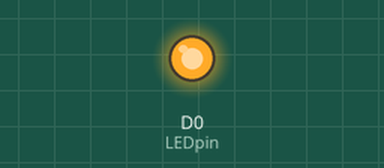
Simulated run of this sketch. Board: ESP8266 (NodeMCU). Parts: output pins drawn as LEDs (lit = HIGH). WiFi joins after 1.5 s; servers stay silent unless stated; what the sketch prints to the serial monitor is not drawn.

Above: at 0.1 s.
At 1.5 s:
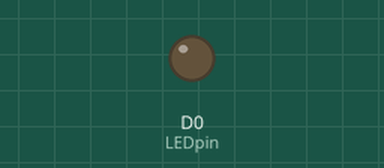
Timing chart, 0 to 3.0 s (numbered marks = the images above):
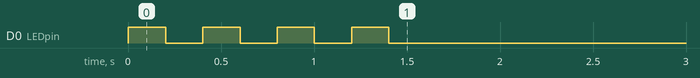

The sketch:

wifi-v01.ino
```cpp
#include <ESP8266WiFi.h>                  // Include ESP8266 library
const char* ssid = "east-side";           // SSID is set
const char* password = "lukas900";   // Password is set
#define LEDpin D0
void setup()
{
  Serial.begin(115200);                   // Enable UART
  Serial.println();
  Serial.print("Connecting to ");         // Print title message to the serial monitor
  Serial.println(ssid);                   // Print SSID name
  pinMode(LEDpin, OUTPUT);
  digitalWrite(LEDpin,HIGH);              // WiFi detected indicator - active low
  WiFi.mode(WIFI_STA);
  WiFi.begin(ssid, password);             // Send password
  while (WiFi.status() != WL_CONNECTED)   // Check WiFi status
  {
    delay(200);
    digitalWrite(LEDpin, LOW);
    Serial.print(".");                    // Print dot for showing the progress status
    delay(200);
    digitalWrite(LEDpin, HIGH);
  }
  Serial.println("");
  WiFi.printDiag(Serial);
  Serial.println("");
  Serial.println("WiFi connected");       // Print the connected message
  Serial.println("IP address: ");         // Print IP address
  Serial.println(WiFi.localIP());
}
void loop()
{
  digitalWrite(LEDpin, LOW);              // WiFi connected indicator - active low
  while (WiFi.status() != WL_CONNECTED)   // Check WiFi status
  {
    digitalWrite(LEDpin, 0);              // LED at D0 blink when disconnect WiFi
    delay(900);
    Serial.println("connection WiFi failed");   // Print error message to Serial Monitor
    digitalWrite(LEDpin, 1);
    delay(100);
  }
}
```
